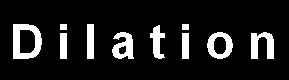
#> input picture lab3/sample.png, 289 x 80 px
$ python erosionDilation.py
#> lines starting #> are read from the running program, lines starting #| are printed output that depends on the picture; after the words box and inside, x2 and y2 are one past the last pixel; in counts of white or black regions, pixels touching at a corner belong together
# Author: Emirhan Gocturk
# Description: Erosion and dilation
#               using functions

import cv2
import numpy as np

img = cv2.imread('sample.png', 0)
#> img: shape (80, 289); 11.7% white; 10 white regions, largest, box (x1, y1, x2, y2) and area: (13, 24, 42, 59) 591, (251, 32, 274, 59) 394, (112, 32, 134, 59) 378

kernel  = np.ones((5,5), np.uint8)

imgErosion = cv2.erode(img, kernel, iterations=1)
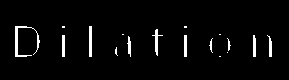
#> imgErosion: shape (80, 289); 3.2% white; 17 white regions (7 under 20 px), largest, box (x1, y1, x2, y2) and area: (15, 26, 40, 57) 183, (89, 26, 92, 57) 93, (152, 29, 163, 56) 83
imgDilation = cv2.dilate(img, kernel, iterations=1)
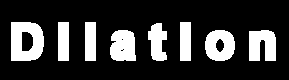
#> imgDilation: shape (80, 289); 21.2% white; 8 white regions, largest, box (x1, y1, x2, y2) and area: (11, 22, 44, 61) 999, (205, 30, 235, 61) 705, (249, 30, 276, 61) 705

cv2.imshow('Input', img)
cv2.imshow('Erosion', imgErosion)
cv2.imshow('Dilation', imgDilation)
imgFinal = cv2.erode(img, kernel, iterations=1)
imgFinal = cv2.dilate(imgFinal, kernel, iterations=1)
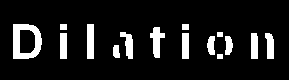
#> imgFinal: shape (80, 289); 10.7% white; 15 white regions, largest, box (x1, y1, x2, y2) and area: (13, 24, 42, 59) 591, (150, 27, 165, 58) 251, (87, 24, 94, 59) 245
cv2.imshow('Final', imgFinal)

cv2.waitKey(0)
